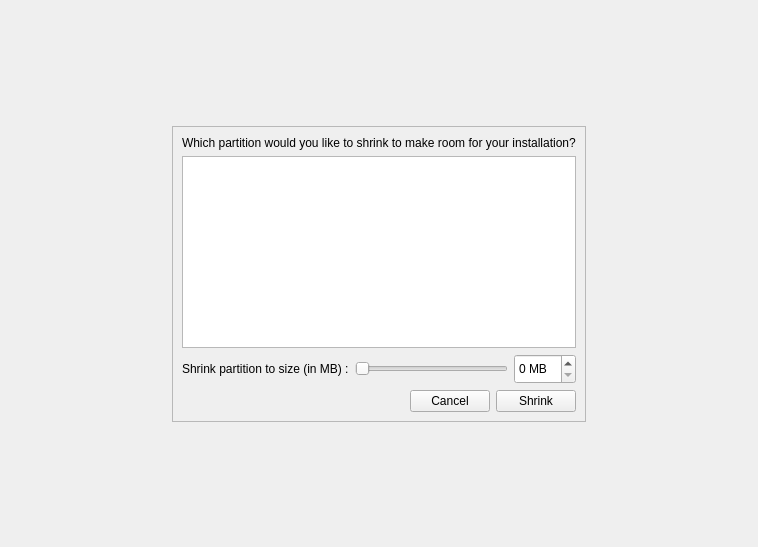
<?xml version="1.0" encoding="UTF-8"?>
<ui version="4.0">
 <class>PartShrinkWidget</class>
 <widget class="QWidget" name="PartShrinkWidget">
  <property name="geometry">
   <rect>
    <x>0</x>
    <y>0</y>
    <width>758</width>
    <height>547</height>
   </rect>
  </property>
  <property name="windowTitle">
   <string/>
  </property>
  <property name="styleSheet">
   <string notr="true"/>
  </property>
  <layout class="QGridLayout" name="gridLayout_2">
   <item row="0" column="1">
    <spacer name="verticalSpacer_2">
     <property name="orientation">
      <enum>Qt::Vertical</enum>
     </property>
     <property name="sizeHint" stdset="0">
      <size>
       <width>20</width>
       <height>60</height>
      </size>
     </property>
    </spacer>
   </item>
   <item row="1" column="0">
    <spacer name="horizontalSpacer">
     <property name="orientation">
      <enum>Qt::Horizontal</enum>
     </property>
     <property name="sizeHint" stdset="0">
      <size>
       <width>129</width>
       <height>20</height>
      </size>
     </property>
    </spacer>
   </item>
   <item row="1" column="1">
    <widget class="QFrame" name="mainFrame">
     <property name="sizePolicy">
      <sizepolicy hsizetype="Preferred" vsizetype="Fixed">
       <horstretch>0</horstretch>
       <verstretch>0</verstretch>
      </sizepolicy>
     </property>
     <property name="minimumSize">
      <size>
       <width>400</width>
       <height>0</height>
      </size>
     </property>
     <property name="styleSheet">
      <string notr="true"/>
     </property>
     <property name="frameShape">
      <enum>QFrame::StyledPanel</enum>
     </property>
     <property name="lineWidth">
      <number>0</number>
     </property>
     <layout class="QGridLayout" name="gridLayout">
      <item row="0" column="0" colspan="3">
       <widget class="QLabel" name="label">
        <property name="text">
         <string>Which partition would you like to shrink to make room for your installation?</string>
        </property>
       </widget>
      </item>
      <item row="1" column="0" colspan="3">
       <widget class="QListWidget" name="partitions"/>
      </item>
      <item row="2" column="0">
       <widget class="QLabel" name="label_2">
        <property name="text">
         <string>Shrink partition to size (in MB) :</string>
        </property>
       </widget>
      </item>
      <item row="2" column="1">
       <widget class="QSlider" name="shrinkMBSlider">
        <property name="sizePolicy">
         <sizepolicy hsizetype="Expanding" vsizetype="Fixed">
          <horstretch>0</horstretch>
          <verstretch>0</verstretch>
         </sizepolicy>
        </property>
        <property name="styleSheet">
         <string notr="true"/>
        </property>
        <property name="orientation">
         <enum>Qt::Horizontal</enum>
        </property>
       </widget>
      </item>
      <item row="2" column="2">
       <widget class="QSpinBox" name="shrinkMB">
        <property name="minimumSize">
         <size>
          <width>0</width>
          <height>30</height>
         </size>
        </property>
        <property name="suffix">
         <string> MB</string>
        </property>
        <property name="singleStep">
         <number>10</number>
        </property>
       </widget>
      </item>
      <item row="3" column="0" colspan="3">
       <layout class="QHBoxLayout" name="horizontalLayout">
        <item>
         <spacer name="horizontalSpacer_3">
          <property name="orientation">
           <enum>Qt::Horizontal</enum>
          </property>
          <property name="sizeHint" stdset="0">
           <size>
            <width>40</width>
            <height>20</height>
           </size>
          </property>
         </spacer>
        </item>
        <item>
         <widget class="QPushButton" name="cancelButton">
          <property name="text">
           <string>Cancel</string>
          </property>
         </widget>
        </item>
        <item>
         <widget class="QPushButton" name="shrinkButton">
          <property name="text">
           <string>Shrink</string>
          </property>
         </widget>
        </item>
       </layout>
      </item>
     </layout>
    </widget>
   </item>
   <item row="1" column="2">
    <spacer name="horizontalSpacer_2">
     <property name="orientation">
      <enum>Qt::Horizontal</enum>
     </property>
     <property name="sizeHint" stdset="0">
      <size>
       <width>128</width>
       <height>20</height>
      </size>
     </property>
    </spacer>
   </item>
   <item row="2" column="1">
    <spacer name="verticalSpacer">
     <property name="orientation">
      <enum>Qt::Vertical</enum>
     </property>
     <property name="sizeHint" stdset="0">
      <size>
       <width>20</width>
       <height>61</height>
      </size>
     </property>
    </spacer>
   </item>
  </layout>
 </widget>
 <resources>
  <include location="../../data.qrc"/>
 </resources>
 <connections>
  <connection>
   <sender>shrinkMBSlider</sender>
   <signal>valueChanged(int)</signal>
   <receiver>shrinkMB</receiver>
   <slot>setValue(int)</slot>
   <hints>
    <hint type="sourcelabel">
     <x>411</x>
     <y>189</y>
    </hint>
    <hint type="destinationlabel">
     <x>504</x>
     <y>189</y>
    </hint>
   </hints>
  </connection>
 </connections>
</ui>
